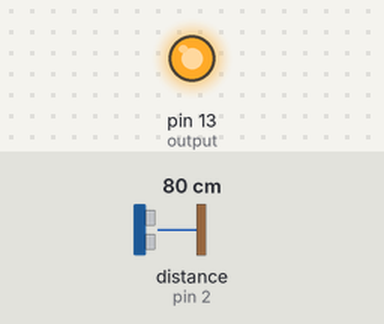
Bench run of a sketch on a simulated Arduino Uno, built with avr-gcc and run on an emulated ATmega328P. On the bench: output pins drawn as LEDs (lit = HIGH). Wiring (inferred from the names in the program): ultrasonic range finder: trigger pin 4; echo pin 2. Inputs (shaded band) come from the test bench; at power-on: distance to the obstacle (sensor on pin 2) 80 cm. The echo pulse lasts 58.3 µs per cm; pins used as bus, display or sensor lines are not drawn.

Above: at 1.2 s.
1.3 s: distance to the obstacle (sensor on pin 2) set to 97 cm
2.8 s: distance to the obstacle (sensor on pin 2) set to 103 cm
At 4.0 s:
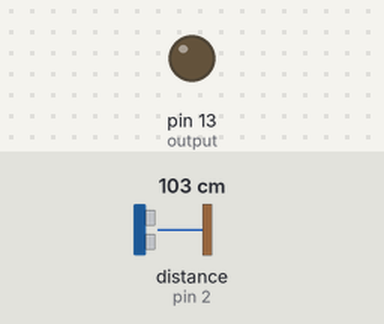
4.3 s: distance to the obstacle (sensor on pin 2) set to 2 cm
At 5.5 s:
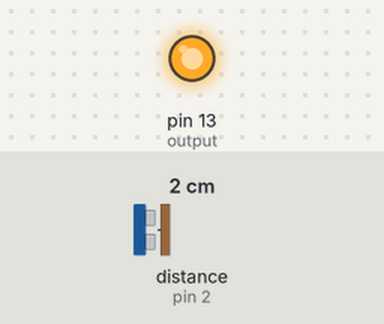
5.8 s: distance to the obstacle (sensor on pin 2) set to 120 cm
At 6.2 s:
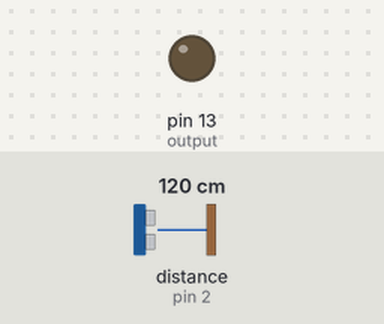
Timing chart, 0 to 8.3 s (numbered marks = the images above; inputs shaded):
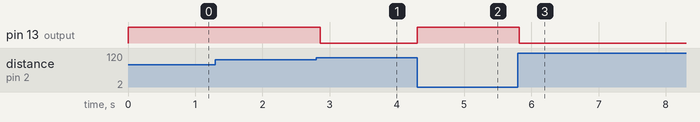

The sketch:

fermium-distance-relay.ino
```cpp
/* reads a distance sensor on pin 2
    if smaller than the threshold
    atrips a relay on pin 13
*/


int sensor = 2; //ultrasonic distance sensor
int trigPin = 4; //TRIG pin, to sens out a pulse to receive back
int threshold =100; // in cms
int output = 13;

void setup()
{
  Serial.begin(9600);
  pinMode(sensor, INPUT);
  pinMode(trigPin, OUTPUT);
  pinMode(output, OUTPUT);
}

void loop()
{

  digitalWrite(trigPin, HIGH); //Trigger ultrasonic detection
  delayMicroseconds(10);
  digitalWrite(trigPin, LOW);
  int distance = pulseIn(sensor, HIGH); //Read ultrasonic reflection
  distance = distance / 58; //Calculate distance


if(distance<threshold){
  digitalWrite(output,HIGH);
  delay(100);
  }
else{
 digitalWrite(output,LOW);
  }
}
```

Measured:
- the behaviour switches between 99 and 100 cm on distance to the obstacle (sensor on pin 2) (found by bisection; images 0 and 1)
- after the input at 1.3 s, every drawn part: stays the same
- after the input at 2.8 s, pin 13 (output): HIGH → LOW after 0.06 s
- after the input at 4.3 s, pin 13 (output): LOW → HIGH at once
- after the input at 5.8 s, pin 13 (output): HIGH → LOW at once
